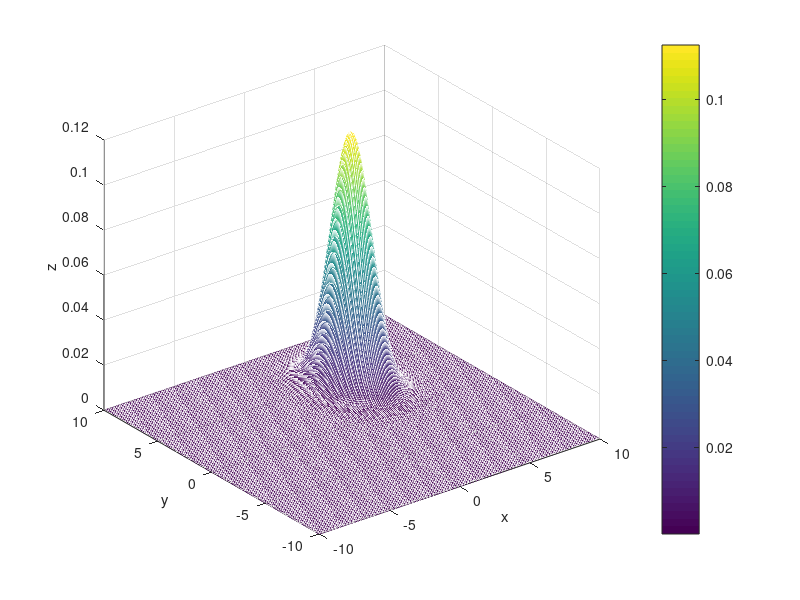

Write the MATLAB code that produced this figure. (Note: this script raises an error after producing the figure.)

% Task 4
% Alina, Lisa, Ömer and Nikolai

mu = [3 4];
sigma = [1 0; 0 2];

x = -10:0.1:10;
y = -10:0.1:10;

[X, Y] = meshgrid(x, y);
Z = mvnpdf([X(:) Y(:)], mu, sigma);
Z = reshape(Z, length(y), length(x));

mesh(X, Y, Z)
xlabel('x')
ylabel('y')
zlabel('z')
colorbar

points = [10 10; 0 0; 3 4; 6 8];

for i = 1:length(points)
    fprintf("\nPoint ")
    disp(points(i,:))
    fprintf("Mahal Distance")
    disp(mahal_dis(points(i,:)', mu', sigma));
end

function mahalanobis = mahal_dis(x, y, cov_mat)
    mahalanobis = sqrt((x - y)' * inv(cov_mat) * (x - y));
end
